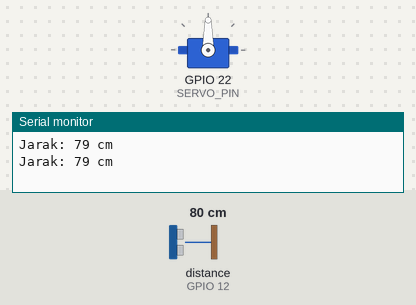
Recording of a sketch running on a simulated ESP32. On the bench: servo, the last lines printed to the serial monitor. Wiring (inferred from the names in the program): ultrasonic range finder: trigger GPIO 14; echo GPIO 12. Inputs (shaded band) come from the test bench; at power-on: distance to the obstacle (sensor on GPIO 12) 80 cm. The echo pulse lasts 58.3 µs per cm; WiFi joins after 1.5 s; servers stay silent unless stated.

Above: at 3.0 s.
3.1 s: distance to the obstacle (sensor on GPIO 12) set to 22 cm
5.0 s: distance to the obstacle (sensor on GPIO 12) set to 19 cm
At 6.4 s:
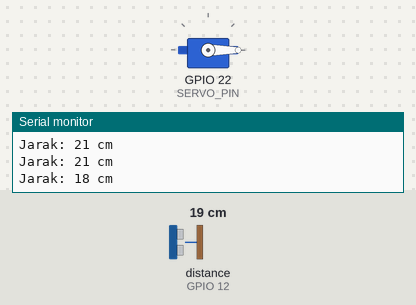
7.3 s: distance to the obstacle (sensor on GPIO 12) set to 35 cm
At 7.7 s:
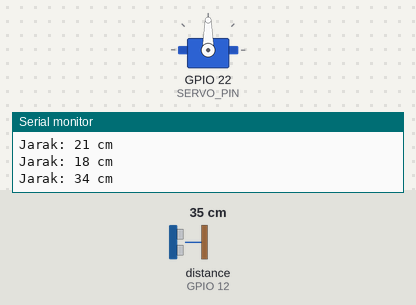
8.8 s: distance to the obstacle (sensor on GPIO 12) set to 2 cm
At 10.5 s:
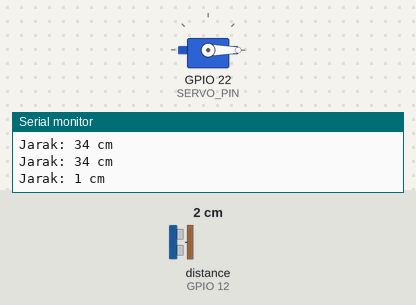
Timing chart, 0 to 11.8 s (numbered marks = the images above; inputs shaded):
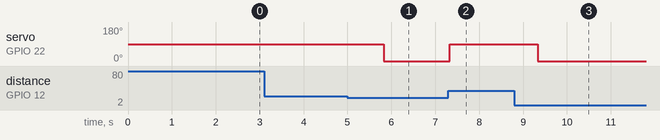

Measured:
- the behaviour switches between 21 and 20 cm on distance to the obstacle (sensor on GPIO 12) (found by bisection; images 0 and 1)
- after the input at 5.0 s, servo on GPIO 22 (SERVO_PIN): 90° → 0° after 0.82 s
- after the input at 7.3 s, servo on GPIO 22 (SERVO_PIN): 0° → 90° at once
- after the input at 8.8 s, servo on GPIO 22 (SERVO_PIN): 90° → 0° after 0.53 s

The sketch:

_02_palang_pintu_otomatis.ino
```cpp
#define BLYNK_TEMPLATE_ID "TMPL6v3Kg-JLl"
#define BLYNK_TEMPLATE_NAME "Palang Pintu"
#define BLYNK_AUTH_TOKEN "EJSdldlnxGCEyJhbhjtIGx-U8W_HHumm"

#include <WiFi.h>
#include <BlynkSimpleEsp32.h>
#include <ESP32Servo.h>

Servo myservo;

#define TRIG_PIN 14
#define ECHO_PIN 12
#define SERVO_PIN 22

char auth[] = BLYNK_AUTH_TOKEN;
char ssid[] = "";  // Ganti dengan SSID WiFi
char pass[] = "";  // Ganti dengan password WiFi

bool notified = false; // Untuk menghindari spam notifikasi

void setup() {
  Serial.begin(115200);
  WiFi.begin(ssid, pass);
  Blynk.begin(auth, ssid, pass);

  pinMode(TRIG_PIN, OUTPUT);
  pinMode(ECHO_PIN, INPUT);
  myservo.attach(SERVO_PIN);
}

void loop() {
  Blynk.run();

  long duration, distance;

  digitalWrite(TRIG_PIN, LOW);
  delayMicroseconds(2);
  digitalWrite(TRIG_PIN, HIGH);
  delayMicroseconds(10);
  digitalWrite(TRIG_PIN, LOW);

  duration = pulseIn(ECHO_PIN, HIGH);
  distance = duration * 0.034 / 2;

  Serial.print("Jarak: ");
  Serial.print(distance);
  Serial.println(" cm");

  if (distance < 20) {
    myservo.write(0);
    delay(500);

    if (!notified) {
      Blynk.logEvent("terbuka", "Palang pintu terbuka! Kendaraan terdeteksi.");
      notified = true;
    }
  } else {
    myservo.write(90);
    notified = false;
  }

  delay(1000);
}
```
